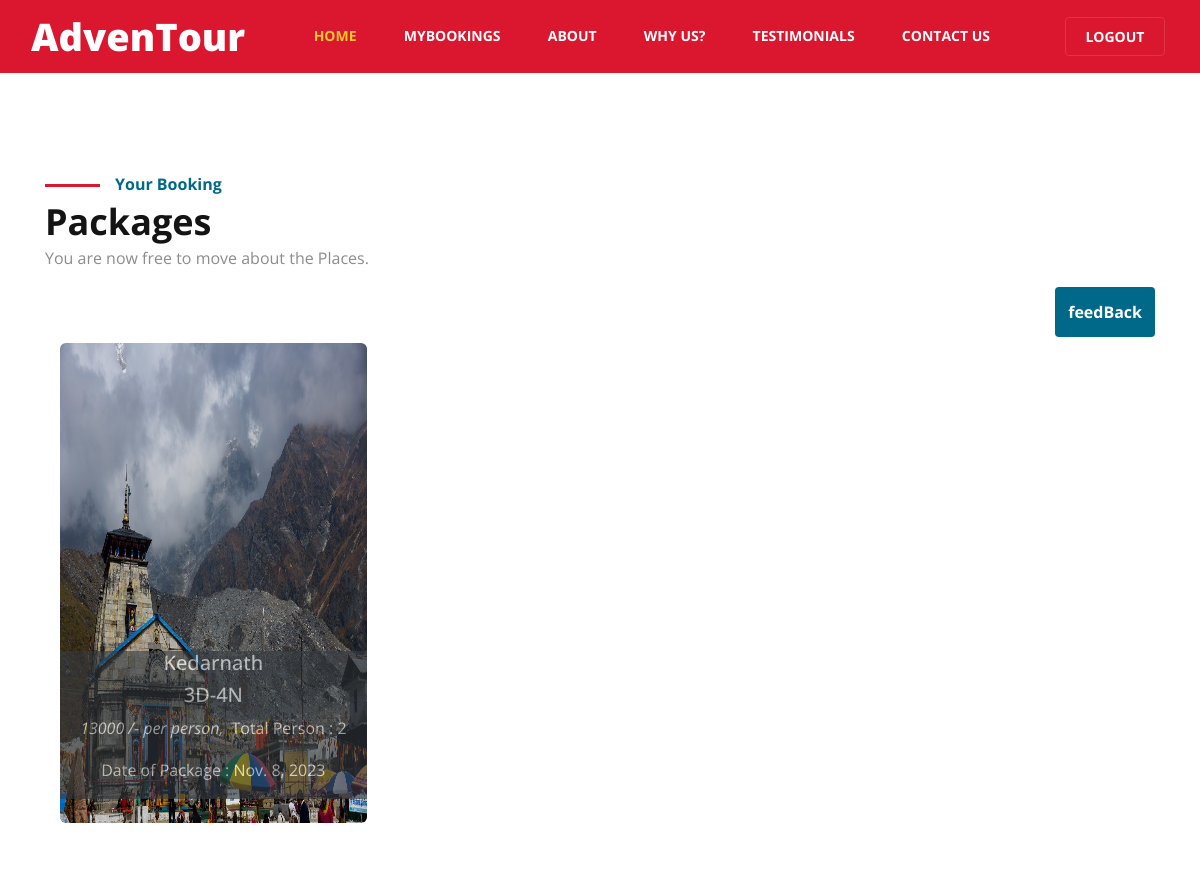
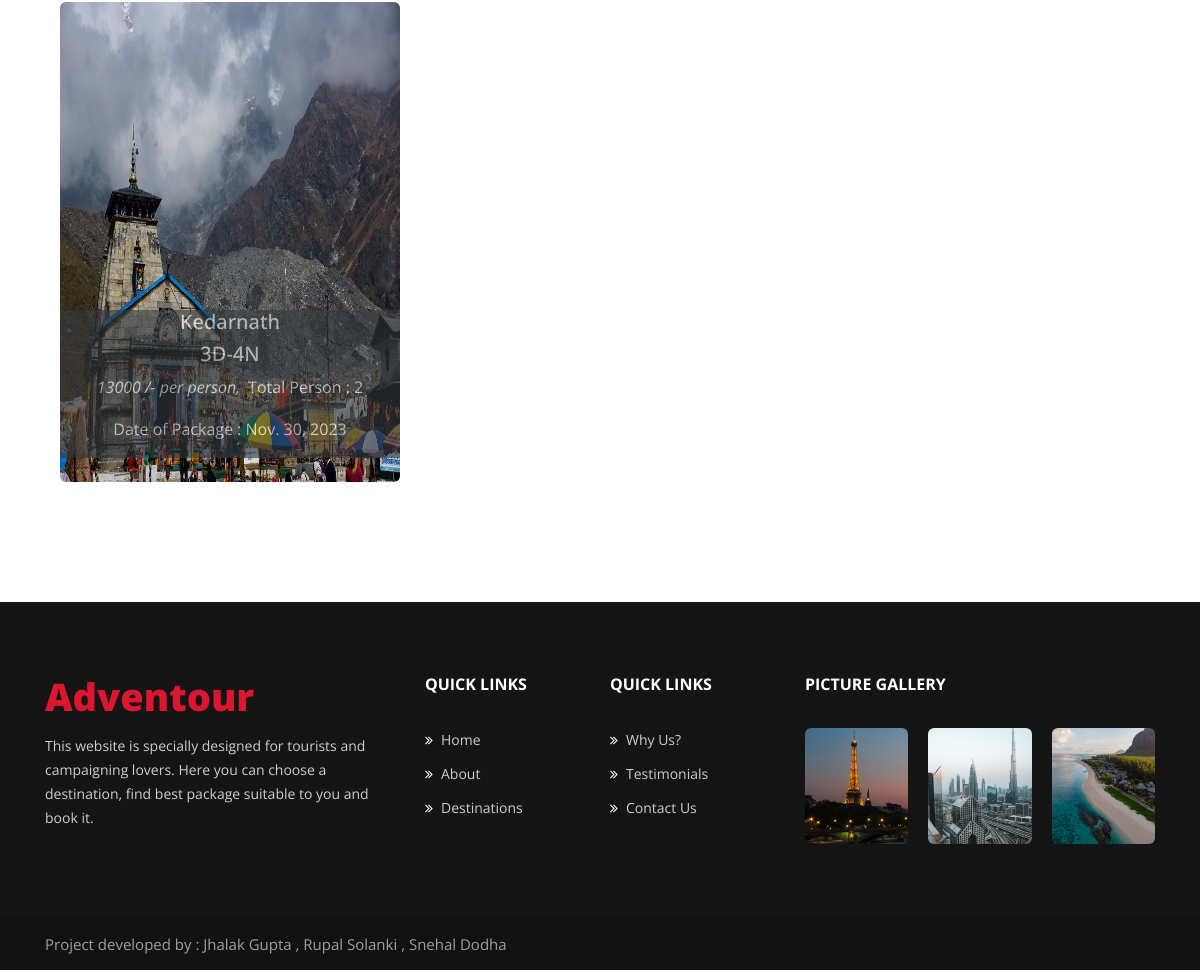
Page /mybooking/ (signed in) on the committed database (2 pictures, top to bottom).
### Package/models.py (models this page shows, shortened)
class Booking(models.Model):
    booking_id = models.AutoField(primary_key=True)
    booking_user = models.ForeignKey(User, on_delete=models.CASCADE)
    booking_package = models.ForeignKey(Package_details, on_delete=models.CASCADE)
    booking_address = models.CharField(max_length=255)
    booking_phone = models.IntegerField()
    boarding = models.CharField(max_length=50)
    start_date = models.DateField()
    travellers = models.IntegerField()
    room_wise = models.CharField(max_length=50)

class Package_details(models.Model):
    p_id = models.AutoField(primary_key=True)
    p_title = models.CharField(max_length=80)
    p_price_per_person = models.IntegerField()
    p_package = models.ForeignKey(Packages, on_delete=models.CASCADE)
    p_package_days = models.CharField(max_length=50)
    p_travel_through = models.CharField(max_length=100)
    p_phone = models.IntegerField()
    p_provider_name = models.CharField(max_length=50)
    p_provider_address = models.CharField(max_length=120)
    p_full_package_description = models.TextField(max_length=255)
    p_package_image = models.ImageField(upload_to='Package/images')

### Package/views.py (the view)
# urls.py: path('mybooking/', views.mybooking, name="Mybookings"),
def mybooking(request):
    u1 = Booking.objects.filter(booking_user=request.user)
    return render(request, 'mybooking.html', {
        'booking': u1,
        'book': len(u1),
    })

### Package/templates/mybooking.html (shortened to what this page needs)
{% extends 'basic.html' %}
{% load static %}
{% block body %}
{% if user.is_authenticated %}
	<section class="w3l-destinations-1">
        <div class="destionation-innf py-5">
            <div class="container py-lg-5">
            	<div class="title-content mb-5">
                    <span class="sub-title">Your Booking</span>
                    <h3 class="hny-title mb-0">Packages</h3>
                    <p>You are now free to move about the Places.</p>
                    {% if book > 0 %}
                    <button data-toggle="modal" data-target="#notlogin" type="submit" class="btn btn-info float-right">feedBack</button>
                    {% endif %}
                </div>
				<div class="row package-grids mt-5">
				{% for i in booking %}
					<div class="col-md-4 posts-w3ls my-4">
							<div class="w3_agile_portfolio_grid">
								<a href="/mypackage/{{i.booking_id}}/" class="">
									<img src="{{ i.booking_package.p_package_image.url }}" style="height: 60vh; " class="img-fluid" />
								</a>
	                            <div class="wthree_text2 bg-dark" style="opacity: 0.6;">
	                                <h5 class="text-light">{{i.booking_package.p_title}}</h5>
	                                <h5 class="text-light">{{i.booking_package.p_package_days}}</h5>
	                                <p class="text-light"><i class="fas fa-rupee-sign mr-2">{{i.booking_package.p_price_per_person}} /- per person,</i>Total Person : {{ i.travellers }}</p>
	                                <p class="text-light">Date of Package : {{ i.start_date }}</p>
	                            </div>
	                        </div>
						</div>
					</div>
				{% endfor %}
				</div>
	</section>
{% else %}
<h1 class="text-danger">You are not logged in...</h1>
{% endif %}
{% endblock %}

### Package/templates/basic.html (shortened to what this page needs)
<!doctype html>
<html lang="zxx">
{% load static %}
<head>
	<link rel="stylesheet" href="{% static 'css/style-starter.css' %}">
</head>
<body>
	<section class="w3l-header-4 mobile-header">
		<div class="header-tophny">
			<div class="container-fluid">
				<header class="top-headerhny">
					<nav class="navbar navbar-expand-lg navbar-light">
						{% if user.is_authenticated %}
						<a class="navbar-brand" href="/home/">
							AdvenTour</a>
						{% else %}
						<a class="navbar-brand" href="/">
							AdvenTour</a>
						{% endif %}
						<div class="collapse navbar-collapse" id="navbarSupportedContent">
							<ul class="navbar-nav ml-auto">
								{% if user.is_authenticated %}
								<li class="nav-item active">
									<a class="nav-link" href="/home/">Home</a>
								</li>
								<li class="nav-item">
									<a class="nav-link" href="/mybooking/">MyBookings</a>
								</li>
								<li class="nav-item">
									<a class="nav-link" href="/about/">About</a>
								</li>
								<li class="nav-item">
									<a class="nav-link" href="/service/">Why Us?</a>
								</li>
								<li class="nav-item">
									<a class="nav-link" href="/testimonial/">Testimonials</a>
								</li>
								<li class="nav-item">
									<a class="nav-link" href="/contact/">Contact Us</a>
								</li>
								<li class="nav-item text-light">
									<a class="nav-link">{{request.user.first_name}}</a>
								</li>
								<li class="nav-item">
									<a class="nav-link btn btn-danger" href="/logout/">LOGOUT</a>
								</li>
								{% endif %}
							</ul>
						</div>
					</nav>
				</header>
			</div>
		</div>
	</section>
	{% block body %}
	{% endblock %}
	<footer class="w3l-footer-66">
		<section class="footer-inner-main">
			<div class="footer-hny-grids py-5">
				<div class="container py-lg-4">
					<div class="text-txt">
						<div class="right-side">
							<div class="row sub-columns">
								<div class="col-lg-4 col-md-6 sub-one-left pr-lg-4">
									<h2><a class="navbar-brand" href="index.html">
											Adventour</a></h2>
									<p>This website is specially designed for tourists and campaigning lovers. Here you can choose a destination, find best package suitable to you and book it. </p>
								</div>
								<div class="col-lg-4 col-md-6 sub-one-left mid-footer-gd">
									<div class="sub-two-right">
										<h6>Quick links</h6>
										<ul>
											<li><a href=""><span
														class="fa fa-angle-double-right mr-2"></span>Home</a>
											</li>
											<li><a href="about"><span
														class="fa fa-angle-double-right mr-2"></span>About</a>
											</li>
											<li><a href="destinations"><span
														class="fa fa-angle-double-right mr-2"></span>Destinations</a>
											</li>
										</ul>
									</div>
									<div class="sub-two-right">
										<h6>Quick links</h6>
										<ul>
											<li><a href="service"><span
														class="fa fa-angle-double-right mr-2"></span>Why Us?</a></li>
											<li><a href="testimonial"><span
														class="fa fa-angle-double-right mr-2"></span>Testimonials</a>
											</li>
											<li><a href="contact"><span
														class="fa fa-angle-double-right mr-2"></span>Contact Us</a></li>
										</ul>
									</div>
								</div>
								<div class="col-lg-4 col-md-6 sub-one-left">
									<h6>Picture Gallery </h6>
									<div class="column2 instagram-feeds">
										<div class="b-img"> <a href="#"><img src="{% static 'images/g1.jpg' %}"
													class="img-fluid" alt=""></a></div>
										<div class="b-img"> <a href="#"><img src="{% static 'images/g2.jpg' %}"
													class="img-fluid" alt=""></a></div>
										<div class="b-img"> <a href="#"><img src="{% static 'images/g3.jpg' %}"
													class="img-fluid" alt=""></a></div>
									</div>
								</div>
							</div>
						</div>
					</div>
				</div>
			</div>
			<div class="below-section">
				<div class="container">
					<div class="copyright-footer">
						<div class="columns text-lg-left">
							<p>Project developed by : Jhalak Gupta , Rupal Solanki , Snehal Dodha
							</p>
						</div>
					</div>
				</div>
			</div>
		</section>
	</footer>
</body>
</html>

### rows in the picture
Booking: booking_package.p_package_image (picture), booking_package.p_title "Kedarnath", booking_package.p_package_days "3D-4N", booking_package.p_price_per_person "13000", travellers "2", start_date "Nov. 8, 2023"
Booking: booking_package.p_package_image (picture), booking_package.p_title "Kedarnath", booking_package.p_package_days "3D-4N", booking_package.p_price_per_person "13000", travellers "2", start_date "Nov. 30, 2023"
